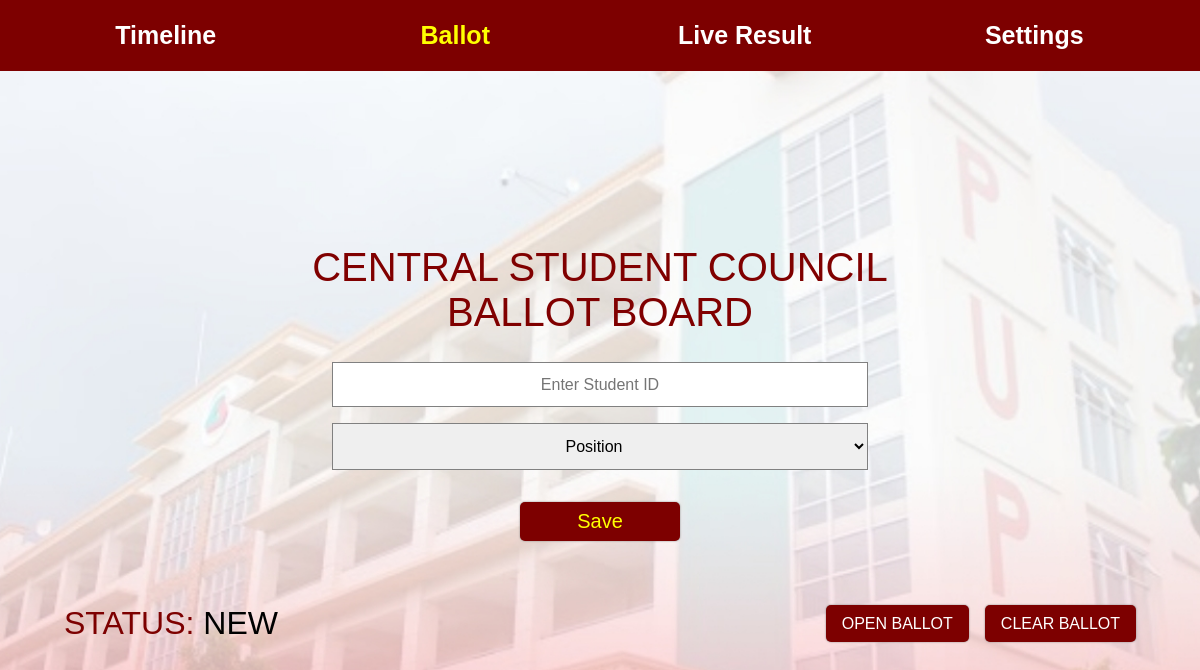
Page /ballot (signed in) on the earlier database version.
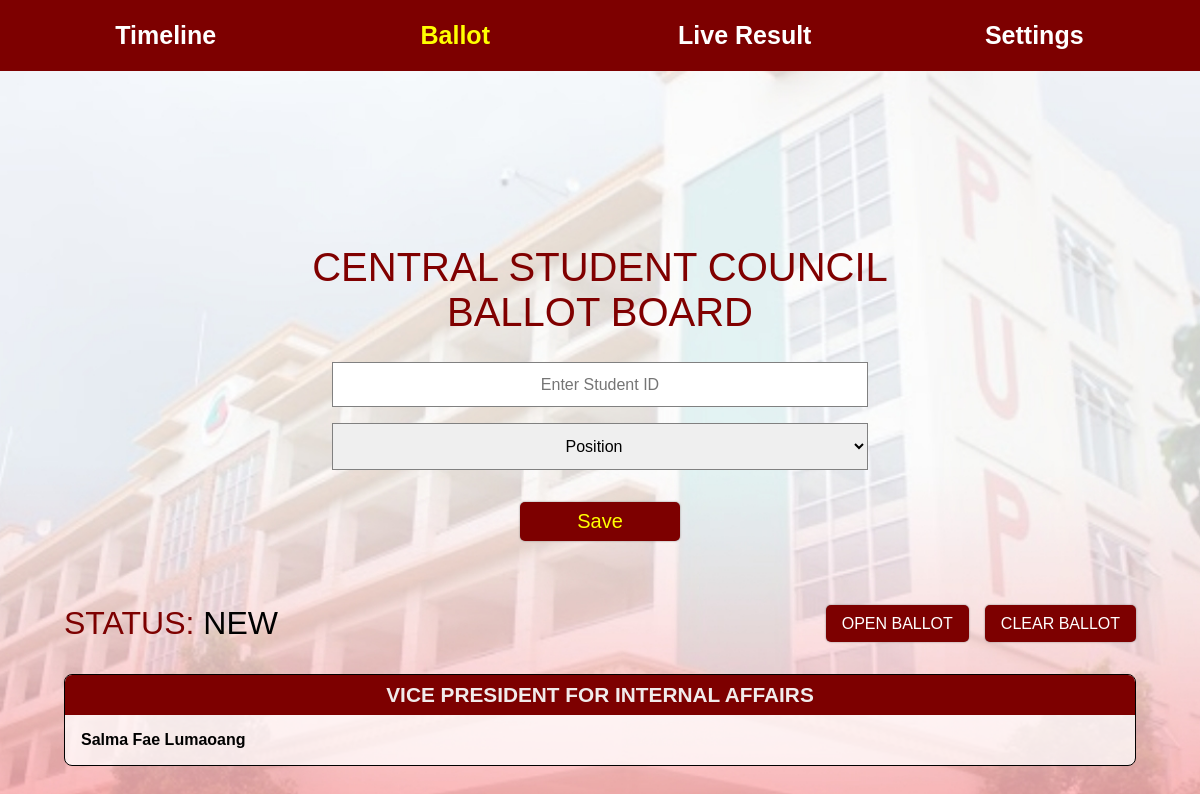
Same page on the later database version.
### website/models.py (models this page shows)
class Candidate(db.Model):
    id = db.Column(db.Integer, primary_key=True)
    studentId = db.Column(db.String(15), db.ForeignKey('user.userId'), nullable=False, unique=True)
    name = db.Column(db.String(200), nullable=False)
    position = db.Column(db.String(100), nullable=False)
    voteCount = None
    votePercentage = None
    student = db.relationship('User', backref='candidate', lazy=True)

### website/views.py (the view)
@views.route('/ballot')
@login_required
def ballot():
    current_ballot_status = models.BallotStatus.query.first()
    return render_template('ballot.html', candidates=rules.getCandidates(), current_ballot_status=current_ballot_status)

### website/__init__.py (called while the page is built)
def create_app():
    app = Flask(__name__)
    app.config['SECRET_KEY'] = 'secret'
    app.config['SQLALCHEMY_DATABASE_URI'] = f"sqlite:///{DB_NAME}"
    db.init_app(app)
    socketio.init_app(app)
    from .views import views
    from .auth import auth
    app.register_blueprint(views, url_prefix='/')
    app.register_blueprint(auth, url_prefix='/')
    from . import models
    create_database(app)
    login_manager = LoginManager()
    login_manager.login_view = 'auth.login'
    login_manager.init_app(app)
    @login_manager.user_loader
    def load_user(userId):
        return models.User.query.get(userId)
    return app

### website/templates/ballot.html (shortened to what this page needs)
<!DOCTYPE html>
<html lang="en">
  <head>
    <link rel="stylesheet" href="../static/styles/ballot.css" />
    <link rel="stylesheet" href="../static/styles/style.css" />
    <link
      rel="stylesheet"
      href="https://cdnjs.cloudflare.com/ajax/libs/font-awesome/4.7.0/css/font-awesome.min.css"
    />
  </head>
  <body>
    <header>
      <nav>
        <ul>
          <li><a href="/">Timeline</a></li>
          <li><a class="current-page" href="/ballot">Ballot</a></li>
          <li><a href="/live-results">Live Result</a></li>
          <li><a href="/settings">Settings</a></li>
        </ul>
      </nav>
    </header>
    <main>
      <h1>CENTRAL STUDENT COUNCIL <span class="block">BALLOT BOARD</span></h1>
      <div class="candidate">
        {% if current_ballot_status.ballotStatus != 'OPEN' and
        current_ballot_status.ballotStatus != 'CLOSED' %}
        <form method="post" action="{{ url_for('views.addCandidate') }}">
          <input
            class="input"
            type="text"
            name="user-id-input"
            placeholder="Enter Student ID"
            autocomplete="off"
            required
          />
          <select
            class="input"
            id="positionSelect"
            name="position"
            required
            title="Please select a position."
          >
            <option value="" disabled selected hidden>Position</option>
          </select>
          <input type="submit" name="" value="Save" />
        </form>
        {% endif %}
      </div>
      <div class="displaystat">
        <div class="ballot-status" id="status">
          STATUS: <span>{{ current_ballot_status.ballotStatus }}</span>
        </div>
        <div class="status-buttons-container">
          {% if current_ballot_status.ballotStatus != 'CLOSED' %}
          <button
            id="open-btn"
            class="status-button toggle-btn"
            data-action="{{ current_ballot_status.ballotStatus | lower }}"
            onclick="toggleState()"
          >
            {% if current_ballot_status.ballotStatus == 'NEW' %} OPEN BALLOT {%
            else %} CLOSE BALLOT {% endif %}
          </button>
          {% endif %}
          <button
            id="clear-btn"
            class="status-button clear"
            data-action="clear"
            onclick="clearBallot()"
          >
            CLEAR BALLOT
          </button>
        </div>
      </div>
      <div class="container">
         {% if candidates %} {% if not
        candidates["vp_internal_affairs"]|length <= 0 %}
        <div class="position">
          <h2>VICE PRESIDENT FOR INTERNAL AFFAIRS</h2>
          {% for candidate in candidates["vp_internal_affairs"] %}
          <div class="list">
            <span>{{ candidate.name }}</span>
          </div>
          {% endfor %}
        </div>
        {% endif %} {% endif %}
      </div>
    </main>
  </body>
</html>

Differences in the rows shown:
added Candidate: name "Salma Fae Lumaoang"
Other differences:
text now shown: "VICE PRESIDENT FOR INTERNAL AFFAIRS"
